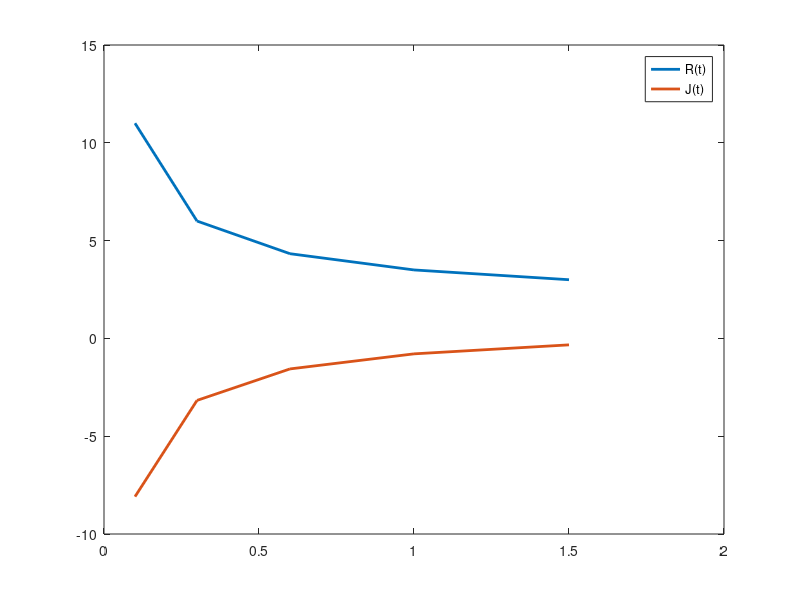

Here is the MATLAB script that generated this plot:
R = [11 6 4.33 3.5 3]
J = [-8.09 -3.17 -1.56 -0.79 -0.33]
figure
plot([0.1 0.3 0.6 1 1.5], R, 'LineWidth', 2)
hold on
plot([0.1 0.3 0.6 1 1.5], J, 'LineWidth', 2)
hold off
legend({'R(t)','J(t)'},'Location','northeast')
